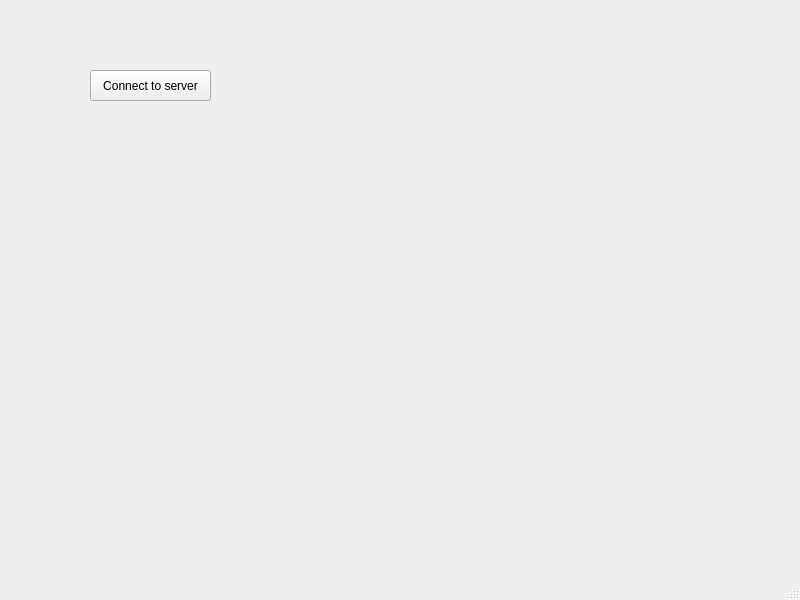
<?xml version="1.0" encoding="UTF-8"?>
<ui version="4.0">
 <class>MainWindow</class>
 <widget class="QMainWindow" name="MainWindow">
  <property name="geometry">
   <rect>
    <x>0</x>
    <y>0</y>
    <width>800</width>
    <height>600</height>
   </rect>
  </property>
  <property name="windowTitle">
   <string>MainWindow</string>
  </property>
  <widget class="QWidget" name="centralwidget">
   <widget class="QPushButton" name="pushButton">
    <property name="geometry">
     <rect>
      <x>90</x>
      <y>70</y>
      <width>121</width>
      <height>31</height>
     </rect>
    </property>
    <property name="text">
     <string>Connect to server</string>
    </property>
   </widget>
  </widget>
  <widget class="QMenuBar" name="menubar">
   <property name="geometry">
    <rect>
     <x>0</x>
     <y>0</y>
     <width>800</width>
     <height>20</height>
    </rect>
   </property>
  </widget>
  <widget class="QStatusBar" name="statusbar"/>
 </widget>
 <resources/>
 <connections/>
</ui>
